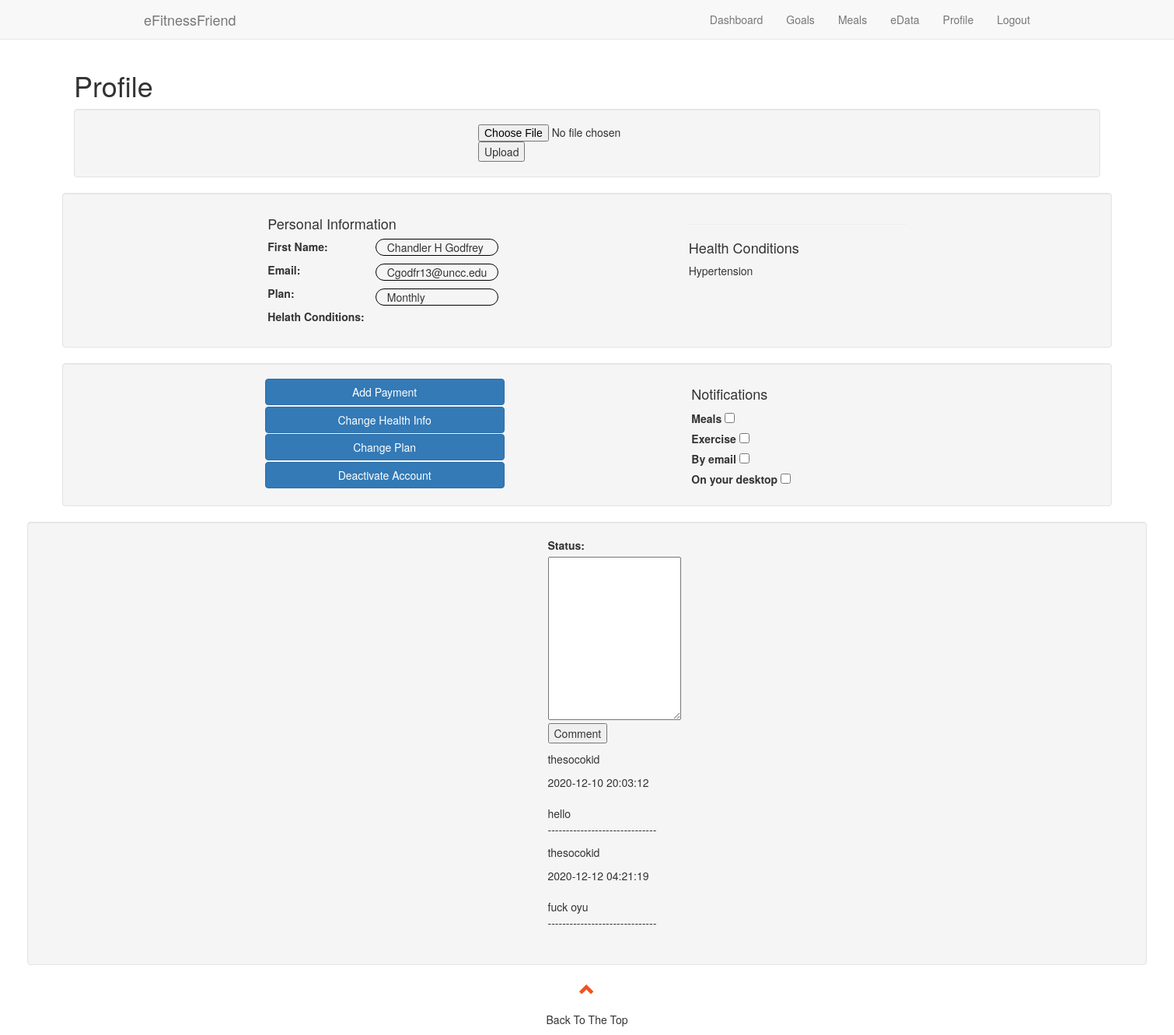
Screenshot of /profile.php (signed in) with the database file from the repository.
### tables this page shows
CREATE TABLE `user_plans` (
  `id` int(11) NOT NULL,
  `user_id` int(50) NOT NULL,
  `monthly` varchar(50) NOT NULL,
  `quartly` varchar(50) NOT NULL,
  `annual` varchar(50) NOT NULL
);

CREATE TABLE `user_data` (
  `id` int(100) NOT NULL,
  `user_id` int(128) NOT NULL,
  `medicalConditions` varchar(128) NOT NULL,
  `currentWeight` int(15) NOT NULL,
  `targetWeight` int(15) NOT NULL,
  `bloodPressure` varchar(9) NOT NULL,
  `targetBloodPressure` varchar(9) NOT NULL,
  `heartRate` int(9) NOT NULL,
  `bloodSugar` int(128) NOT NULL,
  `targetBloodSugar` int(9) NOT NULL,
  `targetCalories` int(15) NOT NULL,
  `age` int(100) NOT NULL,
  `height` varchar(100) NOT NULL
);

CREATE TABLE `user_comments` (
  `id` int(11) NOT NULL,
  `user_id` int(11) NOT NULL,
  `date` datetime NOT NULL,
  `message` varchar(500) NOT NULL
);

### profile.php (the view, shortened to what this page needs)
<!DOCTYPE html>
<html lang="en">
<head>
<body>
  <link rel="stylesheet" href="https://maxcdn.bootstrapcdn.com/bootstrap/3.4.1/css/bootstrap.min.css">
  <link rel="stylesheet" type="text/css" href="settings.css">
</head>
<div id="page-wrap">
<body id="myPage" data-spy="scroll" data-target=".navbar" data-offset="60">
  <div id="Dashboard" class="container-fluid">
    <div id="Goals" class="container-fluid">
      <div id="Meals" class="container-fluid">
        <div id="iData" class="container-fluid">
          <div id="Settings" class="container-fluid">
            <nav class="navbar navbar-default navbar-fixed-top">
              <div class="container">
                <div class="navbar-header">
                  <a class="navbar-brand" href="dashboard.html">eFitnessFriend</a>
                </div>
                <div class="collapse navbar-collapse" id="myNavbar">
                  <ul class="nav navbar-nav navbar-right">
                    <li><a href="dashboard.php">Dashboard</a></li>
                    <li><a href="goals.php">Goals</a></li>
                    <li><a href="meals.php">Meals</a></li>
                    <li><a href="edata.php">eData</a></li>
                    <li><a href="profile.php">Profile</a></li>
                    <li><a href="logout.php">Logout</a></li>
                  </ul>
                </div>
              </div>
            </nav>
            <div class="container-fluid settings">
              <h1>Profile</h1>
              <div class="top-container well">
                <div class="image-container">
                  <form  action ='upload.php' method="POST" enctype="multipart/form-data">
                    <input type="file" name="file">
                      <button type="submit" name="submit" >Upload</button>
                </div>
                </div>
              </div>
              <div class="middle-container well">
                <div class="personal-info-container">
                  <h4>Personal Information</h4>
                  <div class="personal-info">
                  <div class="label-container">
                    <p>First Name:</p>
                    <p>Email:</p>
                    <p>Plan:</p>
                    <p>Helath Conditions:</p>
                  </div>
                  <div class="values-container">
                 <?php
                  $con = mysqli_connect('127.0.0.1', 'root','','e_fitness_friend');
                  $user_id = $_SESSION["userid"];
                  $query = "SELECT * FROM user_plans where `user_id`= $user_id";
                  $query_run = mysqli_query($con, $query);
                  while($row = mysqli_fetch_array($query_run)){
                  $plan = $row['monthly'];
                  }
                  echo "<p>" . $_SESSION["name"] . "</p>";
                  echo "<p>" . $_SESSION["email"] . "</p>";
                  echo "<p>" . $plan.  "</p>";
                    ?>
                  </div>
                </div>
                </div>
                <div class="display-info">
                  <hr>
                  <h4>Health Conditions</h4>
                          <?php
   $con = mysqli_connect('127.0.0.1', 'root','','e_fitness_friend');
                  $user_id = $_SESSION["userid"];
                  $query = "SELECT * FROM user_data where `user_id`= $user_id";
                  $query_run = mysqli_query($con, $query);
                  while($row = mysqli_fetch_array($query_run)){
                     echo $row['medicalConditions'];
                  }
                  ?>
                </div>
              </div>
              <div class="bottom-container well">
                <div class="payment-container ">
                  <button type="button" class="btn btn-primary" data-toggle="modal" data-target="#addPaymentModal">Add
                    Payment</button>
                  <button type="button" class="btn btn-primary" data-toggle="modal"
                    data-target="#changeBillingModal">Change Health Info</button>
                  <button type="button" class="btn btn-primary" data-toggle="modal"
                    data-target="#changePlanModal">Change Plan</button>
                  <button type="button" class="btn btn-primary" data-toggle="modal" data-target="#removePlanModal">Deactivate Account</button>
                        <br><br>
                        <br><br>
                        </div>
                      </div>
                    </div>
                  </div>
                          </div>
                        </div>
                      </div>
                    </div>
                <div class="notifications-container">
                  <h4>Notifications</h4>
                  <div class="meals-choice">
                    <label for="meals">Meals</label>
                    <input type="checkbox" id="meals">
                  </div>
                  <div class="exercise-choice">
                    <label for="exercise">Exercise</label>
                    <input type="checkbox" id="exercise">
                  </div>
                  <div class="email-choice">
                    <label for="email">By email</label>
                    <input type="checkbox" id="email">
                  </div>
                  <div class="desktop-choice">
                    <label for="desktop">On your desktop</label>
                    <input type="checkbox" id="desktop">
                  </div>
                </div>
<div class="bottom-container well">
                <div class="form-group">
                  <label for="comment">Status:</label>
          <?php
                include 'commentSystemDis.php';
                echo "<form method='POST' action='".setUserComments($con)."'>
                      <input type='hidden' name='uid' value='Anonymous'>
                      <input type='hidden' name='date' value='".date('Y-m-d H:i:s')."'>
                      <textarea name='message'></textarea><br>
                      <button type='submit' name='commentSubmit'>Comment</button>
                      </form>";
                      getUserComments($con);
                  ?>
</div>
</div>
<footer class="container-fluid text-center">
  <a href="#myPage" title="To Top">
    <span class="glyphicon glyphicon-chevron-up"></span>
  </a>
  <p>Back To The Top</a></p>
</footer>
</body>
</html>

### commentSystemDis.php (shortened to what this page needs)
<?php
 function getUserComments($con){
 	$sql = "SELECT * FROM user_comments";
 	$result = $con->query($sql);
 	while ($row = $result->fetch_assoc()){
 		echo "<div class='comment-box'><p>";
 echo "<p>" . $_SESSION["useruid"] . "</p>";
 	    echo $row['date']."<br></br>";
 		echo $row['message']. "<br>";
 		echo "<p> ------------------------------</p>";
 		echo "</p></div>";
 	}
 }
 ?>

### settings.css (style rules this page uses)
footer .glyphicon { font-size: 20px; margin-bottom: 20px; color: #f4511e; }
.settings { margin-top: 5em; }
.top-container { display: flex; justify-content: space-evenly; }
.image-container { width: 20em; display: flex; justify-content: space-between; }
.form-group { margin-left: 5em; }
.form-group textarea { height: 15em; }
.middle-container .label-container { display: flex; flex-flow: column; justify-content: space-around; }
.middle-container { display: flex; justify-content: space-evenly; }
.middle-container .display-info { width: 20em; }
.middle-container .personal-info { display: flex; }
.middle-container .values-container p { border: 1px solid black; margin-left: 1em; padding-left: 1em; padding-right: 1em; border-radius: 1em; }
.middle-container .label-container { font-weight: bold; }
.bottom-container { display: flex; justify-content: space-evenly; }
.bottom-container .payment-container { display: flex; flex-flow: column; width: 22em; justify-content: space-between; }
.bottom-container .notifications-container { display: flex; flex-flow: column; width: 20em; }
#page-wrap { width: 1500px; margin: 0 auto; }

### rows the page displays
user_plans: monthly "Monthly"
user_data: medicalConditions "Hypertension"
user_comments: date "2020-12-10 20:03:12", message "hello"
user_comments: date "2020-12-12 04:21:19", message "fuck oyu"

### other values shown
$_SESSION["name"] "Chandler H Godfrey"
$_SESSION["email"] "Cgodfr13@uncc.edu"
